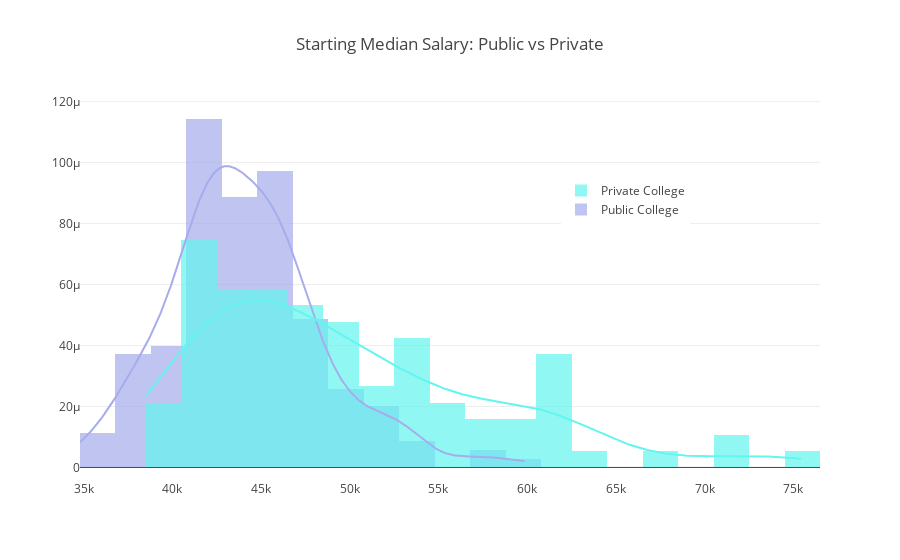

This figure's notebook cell:
### Code cell
visulize_schooltype_difference(Public_College_df, Private_College_df, "Starting Median Salary")

### Figure 1 — Plotly figure (JSON) as saved in the notebook; plotly's stock layout.template omitted (floating-point values rounded to 4 significant figures; data arrays with more than 128 entries replaced by an {"elided": "..."} marker saying what was removed)
{"data": [{"autobinx": false, "histnorm": "probability density", "legendgroup": "Public College", "marker": {"color": "#A6ACEC"}, "name": "Public College", "opacity": 0.7, "type": "histogram", "uid": "9d7d5608-fd24-4d94-84ad-5c7c3c6e95b0", "x": {"elided": "175 int values"}, "xaxis": "x", "xbins": {"end": 59900, "size": 2000, "start": 34800}, "yaxis": "y"}, {"autobinx": false, "histnorm": "probability density", "legendgroup": "Private College", "marker": {"color": "#63F5EF"}, "name": "Private College", "opacity": 0.7, "type": "histogram", "uid": "2ed65cf7-7ce4-46f9-a94c-43638be05d15", "x": [72200, 75500, 71800, 62400, 62200, 61000, 61800, 61100, 58300, 58100, 60600, 56000, 53000, 53500, 55800, 51000, 48900, 52700, 46200, 52900, 52000, 50500, 49700, 44500, 47100, 46900, 44100, 49900, 47400, 46300, 44700, 42600, 41300, 41400, 41800, 43100, 43800, 42200, 42100, 54100, 52800, 54500, 53900, 48100, 50200, 51900, 53600, 49700, 46100, 47500, 51700, 48600, 46500, 47300, 47200, 48600, 46000, 47700, 42400, 49100, 41400, 45300, 46400, 44700, 45500, 44000, 49200, 42600, 42800, 42000, 43400, 46600, 38500, 40500, 44500, 43500, 42100, 41800, 39200, 42600, 41600, 42500, 38900, 42000, 41500, 39500, 58000, 66500, 59100, 63400, 60900, 60300, 56200, 59400], "xaxis": "x", "xbins": {"end": 75500, "size": 2000, "start": 38500}, "yaxis": "y"}, {"legendgroup": "Public College", "marker": {"color": "#A6ACEC"}, "mode": "lines", "name": "Public College", "showlegend": false, "type": "scatter", "uid": "dbdec1fa-afe6-4cbb-93ab-89bd4c1eaa5a", "x": {"elided": "500 float values"}, "xaxis": "x", "y": {"elided": "500 float values"}, "yaxis": "y"}, {"legendgroup": "Private College", "marker": {"color": "#63F5EF"}, "mode": "lines", "name": "Private College", "showlegend": false, "type": "scatter", "uid": "eb4f4c6d-6f7a-457e-9db2-1c4ccfbbe70a", "x": {"elided": "500 int values"}, "xaxis": "x", "y": {"elided": "500 float values"}, "yaxis": "y"}], "layout": {"barmode": "overlay", "hovermode": "closest", "legend": {"traceorder": "reversed", "x": 0.65, "y": 0.8}, "title": "Starting Median Salary: Public vs Private", "xaxis": {"anchor": "y2", "domain": [0, 1], "zeroline": false}, "yaxis": {"anchor": "free", "domain": [0, 1], "position": 0}}}
